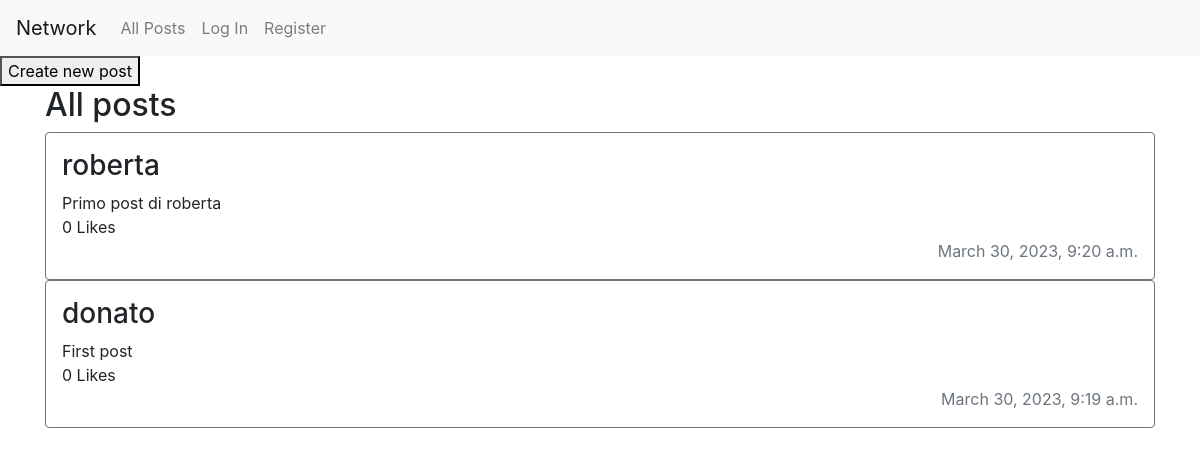
Before: / with the older database file.
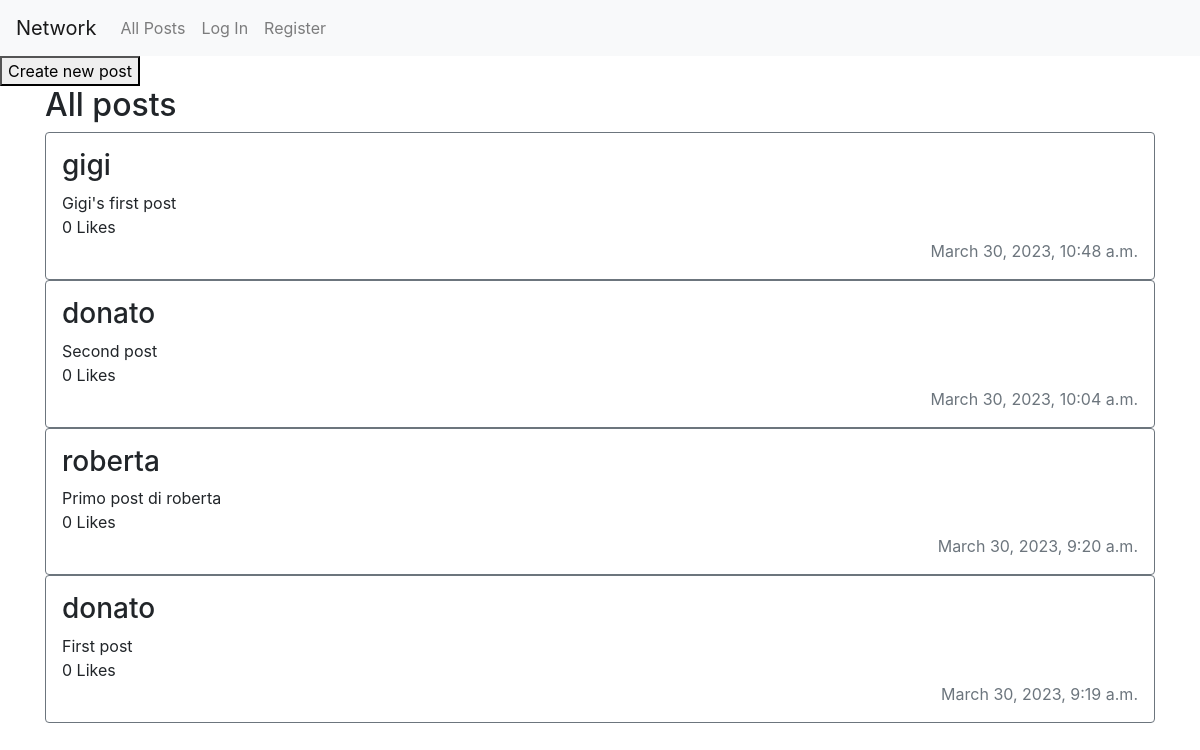
After: the same page with the newer database file.
### network/models.py (models this page shows)
class Post(models.Model):
    user_id = models.ForeignKey(User, on_delete=models.CASCADE)
    content = models.TextField(max_length=280)
    n_likes = models.BigIntegerField(default=0)
    datetime = models.DateTimeField(auto_now_add=True)

class User(AbstractUser):
    pass

### network/views.py (the view)
# urls.py: path("", views.index, name="index"),
def index(request):
    if request.method == 'POST':
        user = User.objects.get(id=request.user.id)
        content = request.POST["new_post_content"]
        new_post = Post(user_id = user, content=content)
        new_post.save()
        return HttpResponseRedirect(reverse("index"))
    else:
        posts = Post.objects.all().order_by('-datetime')
        context = {"posts": posts}
        return render(request, "network/index.html", context)

### network/templates/network/index.html (shortened to what this page needs)
{% extends "network/layout.html" %}
{% block body %}
    <button id="create">Create new post</button>
    <div class="container d-flex flex-column" id="posts">
        <div>
            <h2>All posts</h2>
        </div>
        {% for post in posts %}
        <div class="d-flex flex-column border border-secondary rounded p-3">
            <h3>{{ post.user_id }}</h3>
            <span>{{ post.content }}</span>
            <span>{{ post.n_likes}} Likes</span>
            <span class="text-right text-muted">{{ post.datetime }}</span>
        </div>
        {% endfor %}
    </div>
{% endblock %}

### network/templates/network/layout.html (shortened to what this page needs)
{% load static %}
<!DOCTYPE html>
<html lang="en">
    <head>
        <link rel="stylesheet" href="https://stackpath.bootstrapcdn.com/bootstrap/4.4.1/css/bootstrap.min.css">
        <link href="{% static 'network/styles.css' %}" rel="stylesheet">
    </head>
    <body>
        <nav class="navbar navbar-expand-lg navbar-light bg-light">
            <a class="navbar-brand" href="#">Network</a>
            <div>
              <ul class="navbar-nav mr-auto">
                <li class="nav-item">
                  <a class="nav-link" href="{% url 'index' %}">All Posts</a>
                </li>
                {% if user.is_authenticated %}
                    <li class="nav-item">
                        <a class="nav-link" href="#">Following</a>
                    </li>
                    <li class="nav-item">
                        <a class="nav-link" href="{% url 'logout' %}">Log Out</a>
                    </li>
                {% else %}
                    <li class="nav-item">
                        <a class="nav-link" href="{% url 'login' %}">Log In</a>
                    </li>
                    <li class="nav-item">
                        <a class="nav-link" href="{% url 'register' %}">Register</a>
                    </li>
                {% endif %}
              </ul>
            </div>
          </nav>
        <div class="body">
            {% block body %}
            {% endblock %}
        </div>
    </body>
</html>

### network/static/network/styles.css (style rules this page uses)
.border { border: 1px solid; border-collapse: collapse !important; border-radius: 25%; }

Changed rows visible on the page:
added Post: user_id "gigi", content "Gigi's first post", n_likes "0", datetime "March 30, 2023, 10:48 a.m."
added Post: user_id "donato", content "Second post", n_likes "0", datetime "March 30, 2023, 10:04 a.m."
